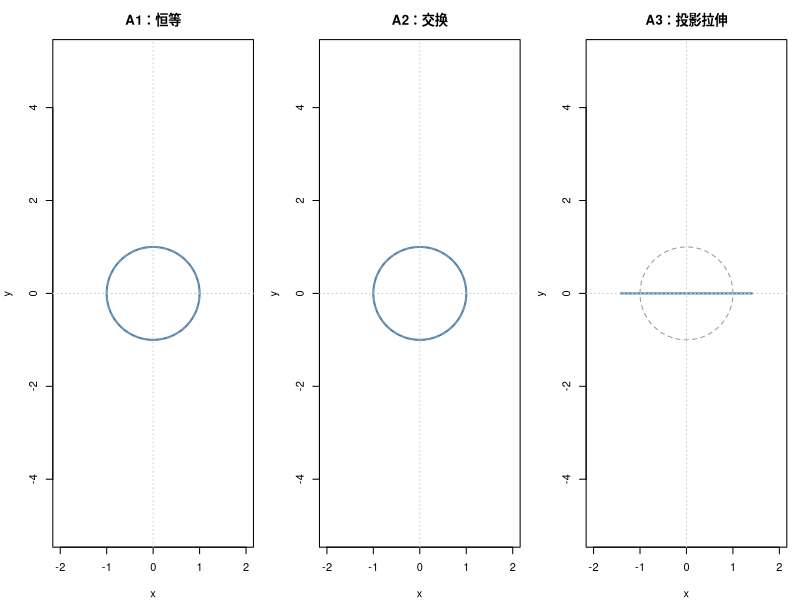
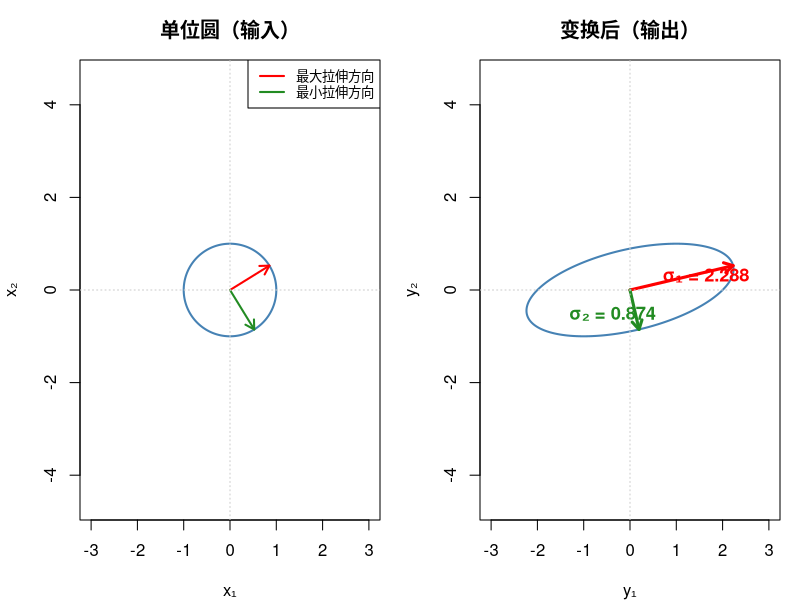
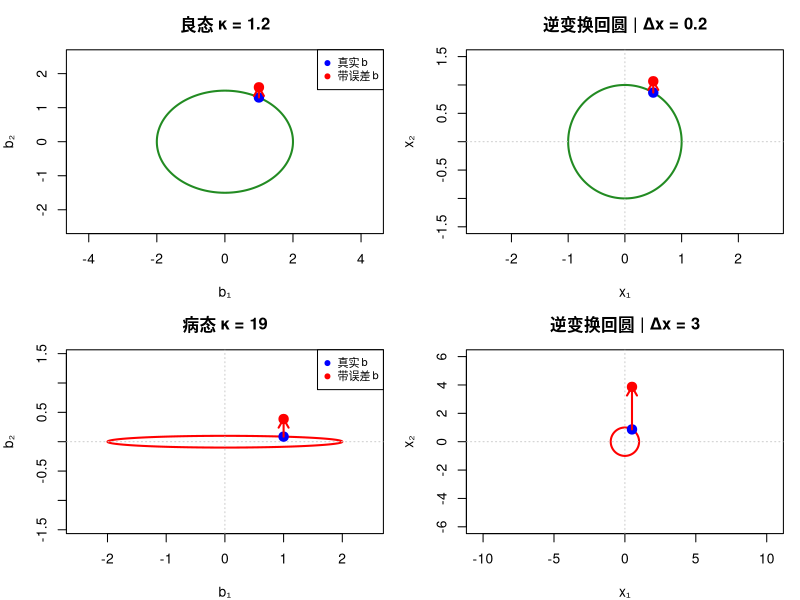
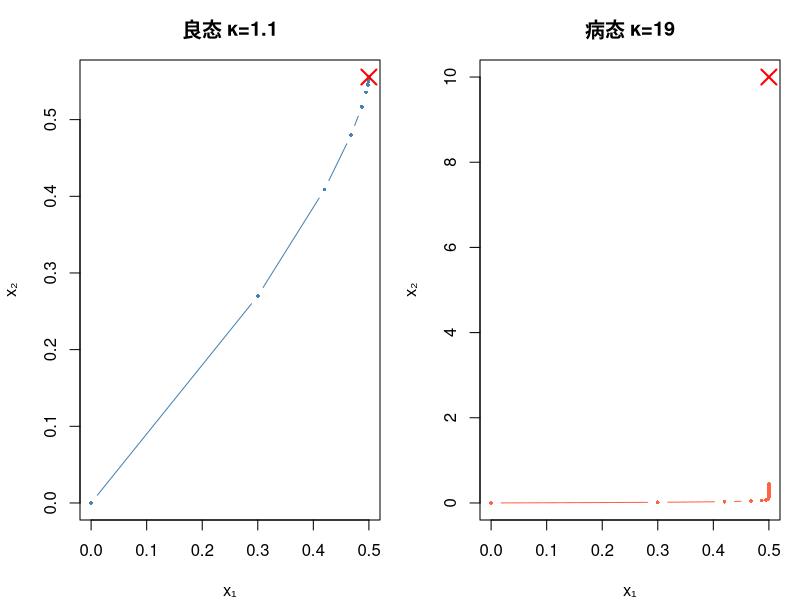

Write R code to recreate these figures, in order.
## ---- chunk 1
#| label: setup
rm(list = ls())
## ---- chunk 2
#| label: ortho-props
# 构造 30° 旋转矩阵
angle <- pi / 6
Q <- matrix(c(cos(angle), -sin(angle),
              sin(angle),  cos(angle)), nrow = 2, byrow = TRUE)
cat("30° 旋转矩阵 Q:\n")
print(round(Q, 4))

# 性质 1：Q'Q = I
cat("\nQ'Q:\n")
print(round(crossprod(Q), 10))

# 性质 2：保长度
x <- c(3, 4)
c(before = sqrt(sum(x^2)), after = sqrt(sum((Q %*% x)^2)))

# 性质 3：条件数
kappa(Q)

# 性质 4：谱范数 = 1
norm(Q, "2")

# 性质 5：乘积仍正交
Q2 <- matrix(c(cos(pi/4), -sin(pi/4),
               sin(pi/4),  cos(pi/4)), nrow = 2, byrow = TRUE)
QQ2 <- Q %*% Q2
cat("\nQ·Q2 的 Q'Q:\n")
print(round(crossprod(QQ2), 10))
## ---- chunk 3
#| label: trace-def
A <- matrix(c(1, 2,
              3, 4), nrow = 2, byrow = TRUE)       # byrow 参数指定按行生成矩阵
A

# 根据迹的定义，计算迹
sum(diag(A))  # 1 + 4 = 5

# R 没有内置 tr()，但可以自己写一个方便的辅助函数，计算矩阵的迹
tr <- function(A) {
    sum(diag(A))
}
tr(A)
## ---- chunk 4
B3 <- matrix(c(2, -1, 0,
               0,  3, 5,
               1,  0, -2), nrow = 3, byrow = TRUE)
B3
tr(B3)  # 2 + 3 + (-2) = 3
## ---- chunk 5
#| code-fold: true
#| code-summary: "点击查看"

# diag 函数也可以构造 n - 维 单位矩阵
tr(diag(5))  # 单位矩阵对角线全是 1，所以 tr(I_n) = n
## ---- chunk 6
#| label: trace-props
B <- matrix(c(5, 6,
              7, 8), nrow = 2, byrow = TRUE)

# 性质 1：线性
tr(A + B)
tr(A) + tr(B)
cat("线性 : tr(A+B) = tr(A) + tr(B)",(tr(A+B) == tr(A) + tr(B)))

# 性质 2：齐次
tr(3 * A)
3 * tr(A)
cat("齐次 : tr(3 * A) = 3 * tr(A)",(tr(3 * A) == 3 * tr(A)))

# 性质 3：循环 —— tr(AB) = tr(BA), 注意，不限于两个矩阵，三个，四个都可以
tr(A %*% B)
tr(B %*% A)
C <- matrix(c(9,10,11,12), nrow=2, byrow = TRUE)
tr(A %*% B %*% C)
tr(B %*% C %*% A)
tr(C %*% A %*% B)
tr(C %*% B %*% A)
tr(A %*% C %*% B)
cat("循环 : tr(AB) = tr(BA)",(tr(A %*% B) == tr(B %*% A)))

# 性质 4：相似不变性
P <- matrix(c(2,3,4,5), nrow=2, byrow=TRUE)
tr(A)
tr(P %*% A %*% solve(P))

# 性质 5：转置不变性
tr(A)
tr(t(A))
cat("转置 : tr(A) = tr(A^T)",(tr(A) == tr(t(A))))

# ⚠️ 常见误区
c(tr_AB = tr(A %*% B), tr_A_times_tr_B = tr(A) * tr(B))
cat("误区 : tr(AB) = tr(A) * tr(B)",(tr(A %*% B) == tr(A) * tr(B)))

## ---- chunk 7
##| code-fold: true
#| code-summary: "点击查看"
set.seed(42)
X <- matrix(rnorm(9), 3)
Y <- matrix(rnorm(9), 3)
Z <- matrix(rnorm(9), 3)

c(tr_XYZ = tr(X %*% Y %*% Z),
  tr_YZX = tr(Y %*% Z %*% X),
  tr_ZXY = tr(Z %*% X %*% Y))
# 三者相等（浮点误差内）
## ---- chunk 8
#| label: trace-eigen
eig <- eigen(A)      # 特征分解
eig$values           # 特征值（可以是复数）
sum(eig$values)      # 特征值之和
tr(A)                # 迹
# 两者相等
## ---- chunk 9
#| code-fold: true
#| code-summary: "点击查看"
S <- matrix(c(4, 2, 1,
              2, 5, 3,
              1, 3, 6), nrow = 3, byrow = TRUE)
# 验证对称
all(S == t(S))

eig_S <- eigen(S)
eig_S$values                    # 全是实数
c(sum_eigenvalues = sum(eig_S$values), trace = tr(S))
## ---- chunk 10
#| label: elem-norms
M <- matrix(c(2, -1, 0,
              0,  3, 5,
              1,  0, -2), nrow = 3, byrow = TRUE)
M
cat("Frobenius:", norm(M, "F"), "\n")
cat("和范数:   ", sum(abs(M)), "\n")
cat("最大范数: ", max(abs(M)), "\n")
## ---- chunk 11
sapply(c(2, 5, 10, 100), function(n) norm(diag(n), "F"))
## ---- chunk 12
#| label: frob-def
# 手动
sqrt(sum(M^2))

# 内置 Frobenius 范数
norm(M, "F")
## ---- chunk 13
norm(M, "F")^2       # 带 F 参数意思是 F 范数，否则默认是谱范数（后面会讲到）
tr(t(M) %*% M)
## ---- chunk 14
norm(M, "F")^2

# 也等于 A'A 的特征值之和
sum(eigen(t(M) %*% M)$values)
sum(eigen(M %*% t(M))$values)
## ---- chunk 15
norm(M, "F")

s <- (svd(M)$d)^2
sqrt(sum(s))

## ---- chunk 16
#| label: frob-problem
#| fig-width: 9
#| fig-height: 4
A1 <- diag(2)                         # 恒等变换
A2 <- matrix(c(0,1,1,0), 2)          # 交换坐标
A3 <- matrix(c(sqrt(2),0,0,0), 2)    # 把第一分量拉伸，第二分量压到 0

cat("Frobenius 范数都是", norm(A1, "F"), "\n")

# 但对 x = (1, 0) 的作用完全不同
x <- c(1, 0)
cat("A1·x =", A1 %*% x, " （不变）\n")
cat("A2·x =", A2 %*% x, " （交换）\n")
cat("A3·x =", A3 %*% x, " （拉伸+投影）\n")

# 可视化
theta <- seq(0, 2 * pi, length.out = 300)
circle <- rbind(cos(theta), sin(theta))

par(mfrow = c(1, 3), mar = c(4, 4, 3, 1))
for (info in list(list(A1, "A1：恒等"), list(A2, "A2：交换"), list(A3, "A3：投影拉伸"))) {
  img <- info[[1]] %*% circle
  plot(img[1, ], img[2, ], type = "l", asp = 1,
       xlim = c(-2, 2), ylim = c(-2, 2), lwd = 2, col = "steelblue",
       xlab = "x", ylab = "y", main = info[[2]])
  lines(cos(theta), sin(theta), lty = 2, col = "grey60")
  abline(h = 0, v = 0, col = "grey80", lty = 3)
}
## ---- chunk 17
#| label: operator-vis
#| fig-width: 10
#| fig-height: 5

# 变换矩阵，x 方向拉升两倍，y 方向不变， 水平剪切（y分量叠加到x上，产生水平倾斜）
A_demo <- matrix(c(2, 1,
                    0, 1), nrow = 2, byrow = TRUE)

theta <- seq(0, 2 * pi, length.out = 500)
circle <- rbind(cos(theta), sin(theta))     # 圆周的坐标矩阵
ellipse <- A_demo %*% circle                # 通过A_demo变换圆坐标矩阵，得到一个椭圆

# 每个变换后向量的长度
len_after <- sqrt(colSums(ellipse^2))
idx_max <- which.max(len_after)
idx_min <- which.min(len_after)

par(mfrow = c(1, 2), mar = c(4, 4, 3, 1))

# 左图：单位圆上标出"最大拉伸方向"
plot(circle[1, ], circle[2, ], type = "l", asp = 1,
     xlim = c(-3, 3), ylim = c(-3, 3),
     col = "steelblue", lwd = 2,
     main = "单位圆（输入）", xlab = "x₁", ylab = "x₂")
arrows(0, 0, circle[1, idx_max], circle[2, idx_max],
       col = "red", lwd = 2, length = .1)
arrows(0, 0, circle[1, idx_min], circle[2, idx_min],
       col = "forestgreen", lwd = 2, length = .1)
abline(h = 0, v = 0, col = "grey80", lty = 3)
legend("topright", c("最大拉伸方向", "最小拉伸方向"),
       col = c("red", "forestgreen"), lwd = 2, cex = .8)

# 右图：椭圆
plot(ellipse[1, ], ellipse[2, ], type = "l", asp = 1,
     xlim = c(-3, 3), ylim = c(-3, 3),
     col = "steelblue", lwd = 2,
     main = "变换后（输出）", xlab = "y₁", ylab = "y₂")
arrows(0, 0, ellipse[1, idx_max], ellipse[2, idx_max],
       col = "red", lwd = 3, length = .1)
text(ellipse[1, idx_max] * .6 + .3, ellipse[2, idx_max] * .6,
     paste0("σ₁ = ", round(max(len_after), 3)),
     col = "red", cex = 1.1, font = 2)
arrows(0, 0, ellipse[1, idx_min], ellipse[2, idx_min],
       col = "forestgreen", lwd = 3, length = .1)
text(ellipse[1, idx_min] * .6 - .5, ellipse[2, idx_min] * .6,
     paste0("σ₂ = ", round(min(len_after), 3)),
     col = "forestgreen", cex = 1.1, font = 2)
abline(h = 0, v = 0, col = "grey80", lty = 3)
## ---- chunk 18
svd(A_demo)$d
norm(A_demo, "2")   # 等于最大奇异值
## ---- chunk 19
#| label: three-op-norms
A_ex <- matrix(c(2, 1,
                 0, 3), nrow = 2, byrow = TRUE)
A_ex

# 列和范数：每列绝对值之和，取最大
col_sums <- colSums(abs(A_ex)); col_sums
norm(A_ex, "1")   # max(2, 4) = 4

# 行和范数：每行绝对值之和，取最大
row_sums <- rowSums(abs(A_ex)); row_sums
norm(A_ex, "I")   # max(3, 3) = 3

# 谱范数
AtA <- crossprod(A_ex)          # 高效的 t(A) %*% A
eigen(AtA)$values |> sqrt()     # 奇异值定义：   A^TA 的特征值开根号就是 A 的奇异值
norm(A_ex, "2")                 # 谱范数定义：最大奇异值 ≈ 3.26
## ---- chunk 20
#| code-fold: true
#| code-summary: "点击查看"
I5 <- diag(5)
c(col_sum = norm(I5, "1"),
  spectral = norm(I5, "2"),
  row_sum  = norm(I5, "I"),
  frobenius = norm(I5, "F"))   # Frobenius 不是 1！
## ---- chunk 21
#| label: spectral-proof
# 用具体例子走一遍证明
A_demo

AtA <- crossprod(A_demo)
eig <- eigen(AtA)
cat("A'A 的特征值:", eig$values, "\n")
cat("sqrt(λ_max) =", sqrt(eig$values[1]), "\n")
cat("norm(A, '2') =", norm(A_demo, "2"), "\n")

# 达到最大拉伸的方向：A'A 最大特征值对应的特征向量
v_max <- eig$vectors[, 1]
cat("\n最大拉伸方向 v =", round(v_max, 4), "\n")
cat("||Av||_2 =", sqrt(sum((A_demo %*% v_max)^2)), "\n")
## ---- chunk 22
any_Array <- matrix(rnorm(60), nrow=6, byrow=TRUE)
# 得到实对称矩阵
s_Array <- crossprod(any_Array)   # s_Array <- t(any_Array) %*% any_Array
# 谱分解/特征值分解
eig_Array <- eigen(s_Array)
# 得到特征值和特征矩阵
values_Array <- eig_Array$values 
matrix_Array <- eig_Array$vectors
diag_Array <- diag(values_Array)
# 验证
duplicated_Array <- matrix_Array %*% diag_Array %*% t(matrix_Array)
all.equal(s_Array, duplicated_Array)  # 注意：Q * D对角矩阵 * Q^T 等于实对称矩阵
duplicated_Array <- t(matrix_Array) %*% diag_Array %*% matrix_Array
all.equal(s_Array, duplicated_Array)  # 注意: Q^T * D对角矩阵 * Q 没有意义 ！！！！
# 奇异值, 理论上特征值应该大于0，但是计算机的浮点误差可能产生很小的负数
svd_values <- sqrt(pmax(values_Array,0))
svd_values_direct <- svd(any_Array)$d
# svd() 只返回 min(m, n) 个奇异值, 只取前 6 个（非零的奇异值）
all.equal(svd_values[1:6],svd_values_direct)
# 谱范数
spectral_norm <- max(svd_values)
# 验证谱范数
all.equal(spectral_norm, norm(any_Array,"2"))
## ---- chunk 23
#| label: spectral-uses
S <- matrix(c(4, 2,
              2, 3), nrow = 2, byrow = TRUE)
eig_S <- eigen(S)

cat("对称矩阵 S 的谱分解\n")
cat("特征值:", eig_S$values, "\n")
cat("特征向量矩阵 P:\n")
print(round(eig_S$vectors, 4))

# 重建：S = P Λ P'
P <- eig_S$vectors
Lambda <- diag(eig_S$values)
S_rebuilt <- P %*% Lambda %*% t(P)
cat("\n重建误差:", max(abs(S - S_rebuilt)), "\n")

# 用谱分解算 S 的 10 次方
Lambda_10 <- diag(eig_S$values^10)
S_10 <- P %*% Lambda_10 %*% t(P)
cat("\nS^10 (通过谱分解):\n")
print(round(S_10))

# 直接算验证
S_10_direct <- Reduce(`%*%`, replicate(10, S, simplify = FALSE))
cat("直接连乘 S^10:\n")
print(round(S_10_direct))
## ---- chunk 24
theta <- seq(0, 2 * pi, length.out = 300)
# 按行绑定, 第一行是 x 轴坐标，第二行是 y 轴坐标，所以 circle 是 2 x 300 的矩阵存储圆坐标（300个角度）
circle <- rbind(cos(theta), sin(theta))

# 良态矩阵
good <- diag(c(2, 1.5))
# 病态矩阵
bad  <- diag(c(2, 0.1))

par(mfrow = c(2, 2), mar = c(4, 4, 3, 1))

# ========== 单位圆经过良态矩阵变换后的图像 ==========
img_good <- good %*% circle
plot(img_good[1,], img_good[2,], type = "l", asp = 1,
     xlim = c(-2.5, 2.5), ylim = c(-2.5, 2.5),
     col = "forestgreen", lwd = 2,
     main = paste0("良态 κ = ", round(kappa(good), 1)),
     xlab = "b₁", ylab = "b₂")

# 在椭圆上取一个点 b，加上误差 Δb
# 单位圆上最右边的点（1，0）乘以 good 良态矩阵变换后得到变换后的椭圆上的点 b 
b_good <- good %*%  c(0.5, sqrt(1 - 0.5^2))  # (0.5, 0.866)，在圆上
# 短轴方向的奇异值 σ_min 在逆变换时变成 1/σ_min，这是最大的放大倍数。
# 所以故意在短轴方向加误差，能最明显地展示条件数的影响
delta_b <- c(0, 0.3)        # 施加短轴方向的误差
b_good_err <- b_good + delta_b

# 椭圆上的理想的点
points(b_good[1], b_good[2], pch = 19, col = "blue", cex = 1.5)
# 椭圆上叠加了误差后的点
points(b_good_err[1], b_good_err[2], pch = 19, col = "red", cex = 1.5)
arrows(b_good[1], b_good[2], b_good_err[1], b_good_err[2], 
       col = "red", lwd = 2, length = 0.1)
legend("topright", legend = c("真实 b", "带误差 b"), 
       col = c("blue", "red"), pch = 19, cex = 0.8)

# 逆变换回圆：看 x 的误差
x_good <- solve(good) %*% b_good
x_good_err <- solve(good) %*% b_good_err
delta_x_good <- x_good_err - x_good

plot(circle[1,], circle[2,], type = "l", asp = 1,
     xlim = c(-1.5, 1.5), ylim = c(-1.5, 1.5),
     col = "forestgreen", lwd = 2,
     main = paste0("逆变换回圆 | Δx = ", round(sqrt(sum(delta_x_good^2)), 3)),
     xlab = "x₁", ylab = "x₂")
abline(h = 0, v = 0, col = "grey80", lty = 3)

points(x_good[1], x_good[2], pch = 19, col = "blue", cex = 1.5)
points(x_good_err[1], x_good_err[2], pch = 19, col = "red", cex = 1.5)
arrows(x_good[1], x_good[2], x_good_err[1], x_good_err[2], 
       col = "red", lwd = 2, length = 0.1)

# ========== 单位圆经过病态矩阵变换后的图像 ==========
img_bad <- bad %*% circle
plot(img_bad[1,], img_bad[2,], type = "l", asp = 1,
     xlim = c(-2.5, 2.5), ylim = c(-0.15, 0.15),
     col = "red", lwd = 2,
     main = paste0("病态 κ = ", round(kappa(bad))),
     xlab = "b₁", ylab = "b₂")
abline(h = 0, v = 0, col = "grey80", lty = 3)

# 同样的误差 Δb
b_bad <- bad %*% c(0.5, sqrt(1 - 0.5^2))
b_bad_err <- b_bad + delta_b

points(b_bad[1], b_bad[2], pch = 19, col = "blue", cex = 1.5)
points(b_bad_err[1], b_bad_err[2], pch = 19, col = "red", cex = 1.5)
arrows(b_bad[1], b_bad[2], b_bad_err[1], b_bad_err[2], 
       col = "red", lwd = 2, length = 0.1)
legend("topright", legend = c("真实 b", "带误差 b"), 
       col = c("blue", "red"), pch = 19, cex = 0.8)

# 逆变换回圆
x_bad <- solve(bad) %*% b_bad
x_bad_err <- solve(bad) %*% b_bad_err
delta_x_bad <- x_bad_err - x_bad

plot(circle[1,], circle[2,], type = "l", asp = 1,
     xlim = c(-1.5, 1.5), ylim = c(-6, 6),
     col = "red", lwd = 2,
     main = paste0("逆变换回圆 | Δx = ", round(sqrt(sum(delta_x_bad^2)), 3)),
     xlab = "x₁", ylab = "x₂")
abline(h = 0, v = 0, col = "grey80", lty = 3)

points(x_bad[1], x_bad[2], pch = 19, col = "blue", cex = 1.5)
points(x_bad_err[1], x_bad_err[2], pch = 19, col = "red", cex = 1.5)
arrows(x_bad[1], x_bad[2], x_bad_err[1], x_bad_err[2], 
       col = "red", lwd = 2, length = 0.1)
## ---- chunk 25
#| label: condition-demo
set.seed(1)

# 构造一个病态矩阵
n <- 5
# rnorm - 产生 n x n 的随机矩阵
# qr - 对矩阵做QR分解，得到Q和R
# QR 分解的性质：任何矩阵都可以分解为 Q × R，其中 Q 是正交矩阵
# 代码的作用是：生成一个随机的正交矩阵
# qr.Q - 提取其中的 Q 矩阵
U <- qr.Q(qr(matrix(rnorm(n^2), n)))   # 随机正交矩阵
sigma_good <- c(5, 4, 3, 2, 1)         # 良态奇异值，指定奇异值
sigma_bad  <- c(5, 4, 3, 2, 0.001)     # 病态奇异值，指定奇异值

# 这让对比更加公平——只有条件数不同，其他性质尽量一致
A_good <- U %*% diag(sigma_good) %*% t(U) # 因为对称矩阵可以写为 U x D x U^T, 所以这步是构建测试用的对称矩阵
A_bad  <- U %*% diag(sigma_bad)  %*% t(U) # 同上

cat("良态矩阵条件数:", kappa(A_good), "\n")
cat("病态矩阵条件数:", kappa(A_bad), "\n")

# 给 b 加一点微小扰动
x_true <- rep(1, n)
b_good <- A_good %*% x_true
b_bad  <- A_bad  %*% x_true

perturbation <- rnorm(n, sd = 1e-6)

# 求解方程
# solve(A, b)  
# 解 Ax = b，返回 x
x_good_perturbed <- solve(A_good, b_good + perturbation)
x_bad_perturbed  <- solve(A_bad,  b_bad  + perturbation)

cat("\n输入扰动大小:", sqrt(sum(perturbation^2)), "\n")
cat("良态：解的偏差 =", sqrt(sum((x_good_perturbed - x_true)^2)), "\n")
cat("病态：解的偏差 =", sqrt(sum((x_bad_perturbed  - x_true)^2)), "\n")
cat("误差放大倍数差异约:", 
    round(sqrt(sum((x_bad_perturbed - x_true)^2)) /
          sqrt(sum((x_good_perturbed - x_true)^2))), "倍\n")
## ---- chunk 26
#| label: condition-gradient
#| fig-width: 8
#| fig-height: 5
# 模拟二维梯度下降：良态 vs 病态
gradient_descent <- function(A, b, lr, n_steps) {
  x <- c(0, 0)
  path <- matrix(NA, n_steps + 1, 2)
  path[1, ] <- x
  for (i in seq_len(n_steps)) {
    grad <- crossprod(A, A %*% x - b)  # A'(Ax - b)
    x <- x - lr * grad
    path[i + 1, ] <- x
  }
  path
}

b_target <- c(1, 1)
steps <- 30

# 良态
A_gd_good <- matrix(c(2, 0, 0, 1.8), 2)
# 精确解
solve(A_gd_good) %*% b_target
# 梯度下降解
path_good <- gradient_descent(A_gd_good, b_target, lr = 0.15, steps)

# 病态
A_gd_bad <- matrix(c(2, 0, 0, 0.1), 2)
# 精确解
solve(A_gd_bad) %*% b_target
path_bad <- gradient_descent(A_gd_bad, b_target, lr = 0.15, steps)

par(mfrow = c(1, 2), mar = c(4, 4, 3, 1))

# 良态
# 精确解
x_sol <- solve(A_gd_good, b_target)
plot(path_good[, 1], path_good[, 2], type = "b", pch = 16, cex = .5,
     col = "steelblue",
     main = paste0("良态 κ=", round(kappa(A_gd_good), 1)),
     xlab = "x₁", ylab = "x₂",
     xlim = range(path_good[, 1], x_sol[1]),
     ylim = range(path_good[, 2], x_sol[2]))
points(x_sol[1], x_sol[2], pch = 4, cex = 2, col = "red", lwd = 2)

# 病态
# 精确解
x_sol2 <- solve(A_gd_bad, b_target)
plot(path_bad[, 1], path_bad[, 2], type = "b", pch = 16, cex = .5,
     col = "tomato",
     main = paste0("病态 κ=", round(kappa(A_gd_bad))),
     xlab = "x₁", ylab = "x₂",
     xlim = range(path_bad[, 1], x_sol2[1]),
     ylim = range(path_bad[, 2], x_sol2[2]))
points(x_sol2[1], x_sol2[2], pch = 4, cex = 2, col = "red", lwd = 2)
## ---- chunk 27
#| label: eig-vs-svd
# 对称正定矩阵
S <- matrix(c(4, 2, 2, 3), 2, byrow = TRUE)
# 确定特征值是不是都大于0
cat("对称正定矩阵 S:\n"); print(S)
cat("特征值:", eigen(S)$values, "\n")
cat("奇异值:", svd(S)$d, "\n")
cat("→ 相等！\n\n")

# 一般矩阵
G <- matrix(c(2, 1, 0, 3), 2, byrow = TRUE)
cat("一般矩阵 G:\n"); print(G)
cat("特征值:", eigen(G)$values, "\n")
cat("奇异值:", svd(G)$d, "\n")
cat("→ 不一定相等\n\n")

# 谱范数 = 最大奇异值
cat("谱范数 ||G||_2 =", norm(G, "2"), "\n")
cat("最大奇异值   =", max(svd(G)$d), "\n")
## ---- chunk 28
#| label: schatten-norms
schatten <- function(A, p) {
  s <- svd(A)$d
  if (p == Inf) max(s) else sum(s^p)^(1/p)
}

cat("矩阵 G:\n"); print(G)
cat("奇异值:", round(svd(G)$d, 4), "\n\n")

cat("Schatten-∞ (谱范数):", schatten(G, Inf), "  =  norm(G,'2'):", norm(G, "2"), "\n")
cat("Schatten-2 (Frobenius):", schatten(G, 2), "  =  norm(G,'F'):", norm(G, "F"), "\n")
cat("Schatten-1 (核范数):", schatten(G, 1), "\n")
## ---- chunk 29
#| label: schatten-unitary
U_rand <- qr.Q(qr(matrix(rnorm(4), 2)))
V_rand <- qr.Q(qr(matrix(rnorm(4), 2)))

cat("||G||_F =", norm(G, "F"), "\n")
cat("||UGV||_F =", norm(U_rand %*% G %*% V_rand, "F"), "\n")
## ---- chunk 30
#| label: submult
A_sm <- matrix(c(1, 2, 3, 4), 2, byrow = TRUE)
B_sm <- matrix(c(5, 6, 7, 8), 2, byrow = TRUE)

# 各种范数都满足次可乘性
for (type in c("1", "2", "I", "F")) {
  lhs <- norm(A_sm %*% B_sm, type)
  rhs <- norm(A_sm, type) * norm(B_sm, type)
  cat(sprintf("||AB||_%s = %.2f  ≤  ||A||·||B|| = %.2f  ✓\n", type, lhs, rhs))
}
## ---- chunk 31
#| code-fold: true
#| code-summary: "点击查看"
X <- matrix(c(1, 1, 1, 1), 2)
max_norm <- function(A) max(abs(A))

cat("||X||_M =", max_norm(X), "\n")
cat("||X²||_M =", max_norm(X %*% X), "\n")
cat("||X||_M² =", max_norm(X)^2, "\n")
cat("2 > 1 → 次可乘性不成立！\n")
## ---- chunk 32
x_test <- c(1, -2)
cat("||Ax||_2 =", sqrt(sum((G %*% x_test)^2)), "\n")
cat("||A||_2 · ||x||_2 =", norm(G, "2") * sqrt(sum(x_test^2)), "\n")
cat("前者 ≤ 后者 ✓\n")
## ---- chunk 33
#| label: equivalence
# 验证 ||A||_2 ≤ ||A||_F ≤ sqrt(min(m,n)) ||A||_2
cat("||G||_2 =", norm(G, "2"), "\n")
cat("||G||_F =", norm(G, "F"), "\n")
cat("√2 · ||G||_2 =", sqrt(2) * norm(G, "2"), "\n\n")

cat("验证: ||G||_2 ≤ ||G||_F ≤ √min(m,n)·||G||_2\n")
cat(norm(G, "2"), "≤", norm(G, "F"), "≤", sqrt(2) * norm(G, "2"), "\n")
## ---- chunk 34
#| label: backward-error
# ========== 对比：稳定 vs 不稳定算法 ==========
cat("===== 稳定 vs 不稳定算法 =====\n")

# 构造中等病态矩阵
set.seed(123)
n <- 5
A <- matrix(rnorm(n*n), n, n)
A <- A + t(A)  # 对称矩阵, 乘法也可以
A <- A + n * diag(n)  # 加对角使其可逆，对角占优的矩阵一定可逆，对角线元素变大，矩阵更稳定

b <- rowSums(A)  # 使得真实解为全1向量

cat("矩阵大小:", n, "x", n, "\n")
cat("条件数 κ(A) =", kappa(A), "\n\n")

# 稳定算法: LU分解
x_lu <- solve(A, b)
# 计算残差
r_lu <- as.vector(A %*% x_lu - b)
# 计算相对扰动
eta_lu <- sqrt(sum(r_lu^2)) / (norm(A, "2") * sqrt(sum(x_lu^2)))

# 稳定算法: QR分解
x_qr <- qr.solve(A, b)
r_qr <- as.vector(A %*% x_qr - b)
eta_qr <- sqrt(sum(r_qr^2)) / (norm(A, "2") * sqrt(sum(x_qr^2)))

# 稳定算法: SVD伪逆
x_svd <- as.vector(MASS::ginv(A) %*% b)
r_svd <- as.vector(A %*% x_svd - b)
eta_svd <- sqrt(sum(r_svd^2)) / (norm(A, "2") * sqrt(sum(x_svd^2)))

cat("LU分解  后向误差 η =", eta_lu, "\n")
cat("QR分解  后向误差 η =", eta_qr, "\n")
cat("SVD伪逆 后向误差 η =", eta_svd, "\n")
cat("机器精度 ε =", .Machine$double.eps, "\n\n")

cat("===== 结论 =====\n")
cat("LU分解:  η ≈ ε，后向稳定\n")
cat("QR分解:  η ≈ ε，后向稳定\n")
cat("SVD伪逆: η ≈ 100ε，略差但仍可接受\n")
## ---- chunk 35
#| label: ridge
set.seed(42)
n <- 50; p <- 5
X <- matrix(rnorm(n * p), n)
X[, 5] <- X[, 1] + rnorm(n, sd = 0.1)  # 第 5 列几乎等于第 1 列（共线性）

beta_true <- c(1, -2, 0.5, 0, 3)
y <- X %*% beta_true + rnorm(n, sd = 0.5)

# OLS
beta_ols <- solve(crossprod(X), crossprod(X, y))

# 岭回归：闭式解 (X'X + λI)^{-1} X'y
lambda <- 1
beta_ridge <- solve(crossprod(X) + lambda * diag(p), crossprod(X, y))

cat("真实系数:   ", round(beta_true, 3), "\n")
cat("OLS 估计:   ", round(as.vector(beta_ols), 3), "\n")
cat("Ridge 估计: ", round(as.vector(beta_ridge), 3), "\n")

cat("\nX'X 条件数:", round(kappa(crossprod(X))), "\n")
cat("(X'X + λI) 条件数:", round(kappa(crossprod(X) + lambda * diag(p))), "\n")
cat("→ 岭回归大幅降低了条件数！\n")
## ---- chunk 36
#| label: lasso
# 用坐标下降实现简单的 LASSO
soft_threshold <- function(z, gamma) sign(z) * pmax(abs(z) - gamma, 0)

lasso_cd <- function(X, y, lambda, n_iter = 200) {
  n <- nrow(X); p <- ncol(X)
  beta <- rep(0, p)
  for (iter in seq_len(n_iter)) {
    for (j in seq_len(p)) {
      r_j <- y - X[, -j, drop = FALSE] %*% beta[-j]
      z_j <- crossprod(X[, j], r_j) / n
      beta[j] <- soft_threshold(z_j, lambda / 2) / (crossprod(X[, j]) / n)
    }
  }
  beta
}

beta_lasso <- lasso_cd(X, y, lambda = 0.3)

cat("真实系数:   ", round(beta_true, 3), "\n")
cat("LASSO 估计: ", round(beta_lasso, 3), "\n")
cat("→ 注意第 4 个系数（真实值=0）被压到接近零\n")
## ---- chunk 37
#| label: nuclear
# 构造一个低秩矩阵（模拟用户-电影评分）
set.seed(7)
n_users <- 20; n_movies <- 15; true_rank <- 3

U_true <- matrix(rnorm(n_users * true_rank), n_users)
V_true <- matrix(rnorm(n_movies * true_rank), n_movies)
M_true <- U_true %*% t(V_true)

# 只观测 30% 的元素
mask <- matrix(rbinom(n_users * n_movies, 1, 0.3), n_users, n_movies)
M_observed <- M_true * mask
M_observed[mask == 0] <- NA

cat("真实矩阵秩:", qr(M_true)$rank, "\n")
cat("观测比例:", mean(mask), "\n")
cat("真实矩阵的核范数:", sum(svd(M_true)$d), "\n")
cat("真实矩阵的奇异值:", round(svd(M_true)$d[1:5], 2), "...\n")
cat("→ 只有前", true_rank, "个奇异值较大，其余接近零\n")
## ---- chunk 38
#| label: bench
# 对比不同范数的计算时间
big <- matrix(rnorm(1000 * 1000), 1000)
system.time(norm(big, "1"))
system.time(norm(big, "F"))
system.time(norm(big, "2"))   # 明显慢——需要 SVD
## ---- chunk 39
#| code-fold: true
#| code-summary: "点击查看答案"
I2 <- diag(2)
A_test <- 2 * diag(2)

cat("❌ 1. 错误\n")
cat("   反例 A=B=I₂: tr(AB)=", tr(I2 %*% I2), " ≠ tr(A)·tr(B)=", tr(I2) * tr(I2), "\n\n")
cat("✅ 2. 正确（循环性质）\n\n")
cat("❌ 3. 错误：tr(A')=tr(A)，不是 -tr(A)\n\n")
cat("✅ 4. 正确\n\n")
cat("❌ 5. 错误\n")
cat("   反例 A=2I₂: tr(A)=", tr(A_test), ", tr(A⁻¹)=", tr(solve(A_test)),
    ", 1/tr(A)=", 1/tr(A_test), "\n")
## ---- chunk 40
#| code-fold: true
#| code-summary: "点击查看答案"
A_q <- matrix(c(1, 2, 3, 0), 2, byrow = TRUE)
cat("列和范数 ||A||_1 = max{|1|+|3|, |2|+|0|} = max{4, 2} =", norm(A_q, "1"), "\n")
cat("行和范数 ||A||_∞ = max{|1|+|2|, |3|+|0|} = max{3, 3} =", norm(A_q, "I"), "\n")
cat("Frobenius ||A||_F = √(1+4+9+0) = √14 ≈", round(norm(A_q, "F"), 3), "\n")
## ---- chunk 41
#| code-fold: true
#| code-summary: "点击查看答案"
Q_test <- (1/sqrt(2)) * matrix(c(1, 1, 1, -1), 2, byrow = TRUE)
cat("Q'Q:\n")
print(round(crossprod(Q_test), 10))
cat("→ 是单位矩阵，所以 Q 是正交矩阵 ✓\n")
cat("条件数:", kappa(Q_test), "\n")
cat("det(Q) =", det(Q_test), "（-1 表示反射）\n")
## ---- chunk 42
cat("🎉 学习完成！下一站：SVD（奇异值分解）\n")
